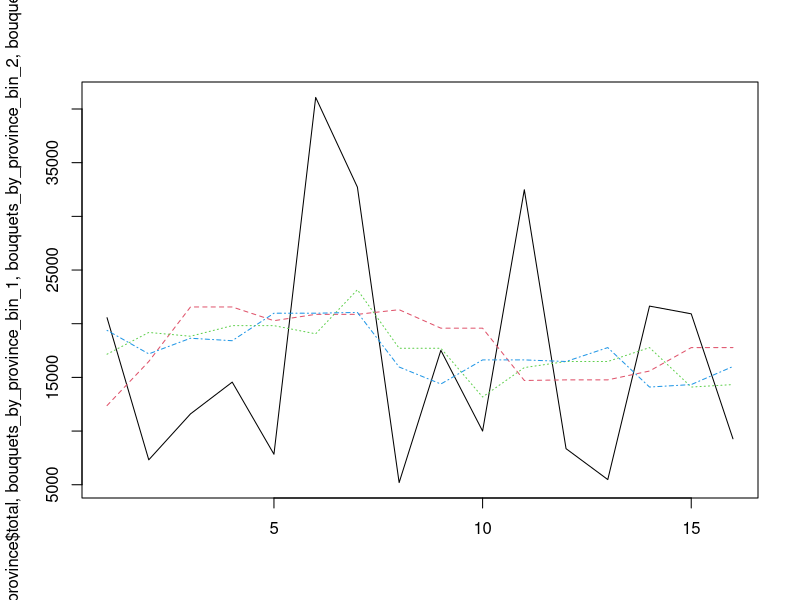

Write the R code that produced this figure.
#!/usr/bin/env Rscript

florist <- read.table("florist.txt", header = T, sep = ",")

florist_2014 <- subset(florist, year == 2014)
bouquets_by_province <- aggregate(florist_2014$price, by = list(florist_2014$sender_province), FUN = sum)
names(bouquets_by_province) <- c('province', 'total')
#bouquets_by_province <- bouquets_by_province[order(bouquets_by_province$total),]

head(bouquets_by_province)

binning <- function(x, bin_size, FUN = mean) {
  len <- length(x)
  y <- vector()
  for(i in 1:len) {
    k <- i / bin_size
    if (k == 0) {
        k0 <- i - bin_size + 1
    } else {
        k0 <- i - k + 1
    }
    k1 <- k0 + bin_size + 1
    if (k1 > len) {
        k1 <- len
    }
    y[i] <- FUN(x[k0:k1])
  }
  return(y)
}

bouquets_by_province_bin_1 <- binning(bouquets_by_province$total, 3)
bouquets_by_province_bin_2 <- binning(bouquets_by_province$total, 4)
bouquets_by_province_bin_3 <- binning(bouquets_by_province$total, 5)
png("plot_2.3.png")
matplot(cbind(bouquets_by_province$total, bouquets_by_province_bin_1, bouquets_by_province_bin_2, bouquets_by_province_bin_3), type = 'l')